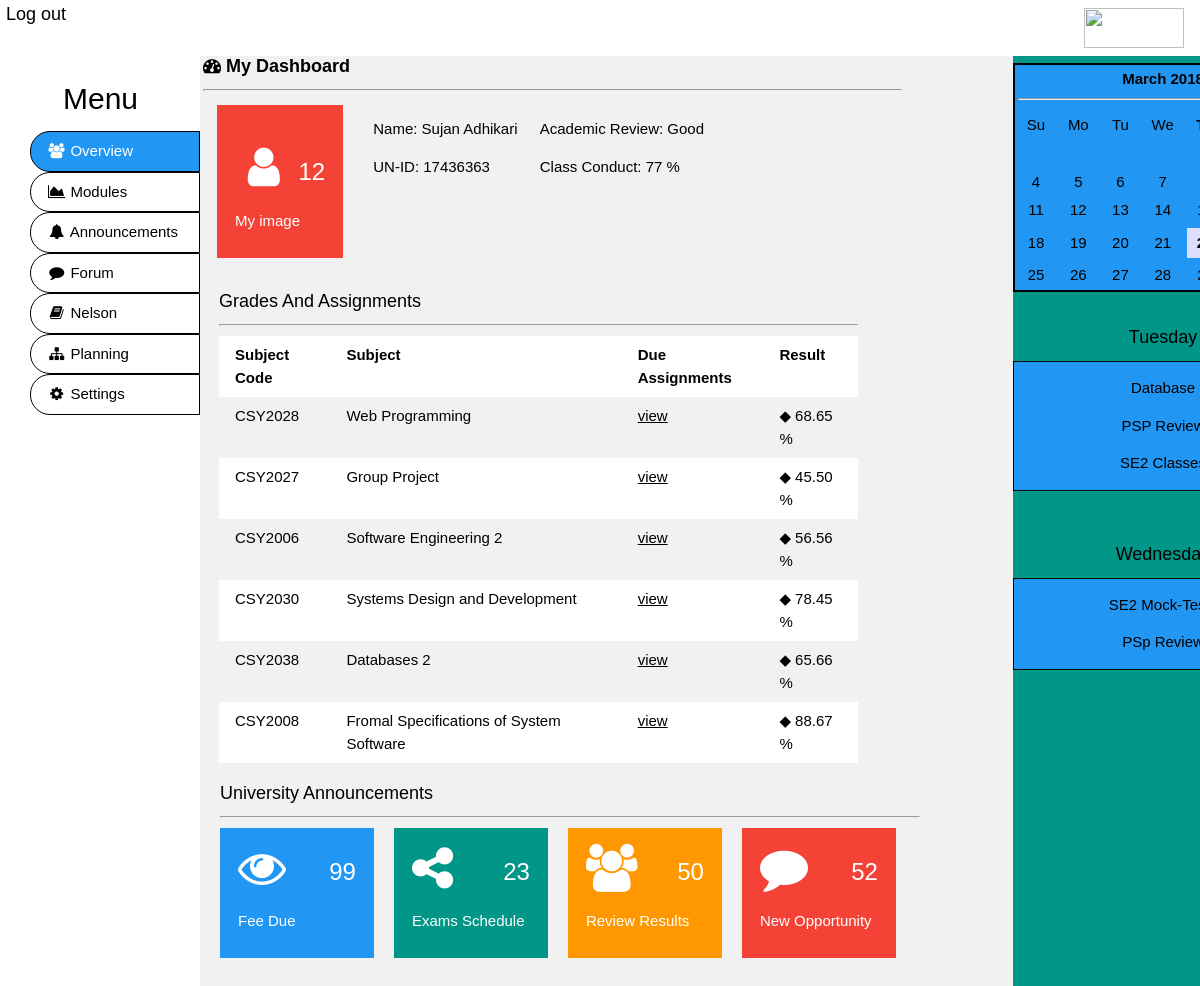
Screenshot of /index.php (signed in) with the database file from the repository.
### tables this page shows
CREATE TABLE `user_login` (
  `user_id` int(11) NOT NULL,
  `user_name` varchar(255) NOT NULL,
  `user_academic_review` varchar(255) NOT NULL,
  `user_un_id` int(11) NOT NULL,
  `user_class_conduct` int(11) NOT NULL,
  `user_email` varchar(255) NOT NULL,
  `user_psw` varchar(255) NOT NULL,
  `profile_image` longblob NOT NULL
);

CREATE TABLE `module_detail` (
  `user_id` int(11) NOT NULL,
  `result` decimal(4,2) NOT NULL,
  `module_id` int(11) NOT NULL
);

### index.php (the view, shortened to what this page needs)
<!DOCTYPE html>
<html>
<?php
 require 'header.php';
?>
<body>
  <?php
               $pdo = new PDO('mysql:host=localhost;dbname=group7_db','root','');
               if(isset($_SESSION['session_login_id']))
               {
                    $stmt = $pdo->prepare("SELECT * FROM user_login WHERE user_id = :login_id");
                    $criteria = [
                    'login_id' => $_SESSION['session_login_id']
                     ];
                $stmt->execute($criteria);
                $take = $stmt->fetch();
                $call_name=$take['user_name'];
                $call_id=$take['user_un_id'];
                $call_review=$take['user_academic_review'];
                $call_conduct=$take['user_class_conduct'];
                $stmt = $pdo->prepare("SELECT * FROM module_detail WHERE (user_id = :login_id AND module_id = '1' )");
                    $criteria = [
                    'login_id' => $_SESSION['session_login_id']
                     ];
                $stmt->execute($criteria);
                $take = $stmt->fetch();
                $call_result1=$take['result'];
                $stmt = $pdo->prepare("SELECT * FROM module_detail WHERE (user_id = :login_id AND module_id = '2' )");
                    $criteria = [
                    'login_id' => $_SESSION['session_login_id']
                     ];
                $stmt->execute($criteria);
                $take = $stmt->fetch();
                $call_result2=$take['result'];
                $stmt = $pdo->prepare("SELECT * FROM module_detail WHERE (user_id = :login_id AND module_id = '3' )");
                    $criteria = [
                    'login_id' => $_SESSION['session_login_id']
                     ];
                $stmt->execute($criteria);
                $take = $stmt->fetch();
                $call_result3=$take['result'];
                $stmt = $pdo->prepare("SELECT * FROM module_detail WHERE (user_id = :login_id AND module_id = '4' )");
                    $criteria = [
                    'login_id' => $_SESSION['session_login_id']
                     ];
                $stmt->execute($criteria);
                $take = $stmt->fetch();
                $call_result4=$take['result'];
                $stmt = $pdo->prepare("SELECT * FROM module_detail WHERE (user_id = :login_id AND module_id = '5' )");
                    $criteria = [
                    'login_id' => $_SESSION['session_login_id']
                     ];
                $stmt->execute($criteria);
                $take = $stmt->fetch();
                $call_result5=$take['result'];
                $stmt = $pdo->prepare("SELECT * FROM module_detail WHERE (user_id = :login_id AND module_id = '6' )");
                    $criteria = [
                    'login_id' => $_SESSION['session_login_id']
                     ];
                $stmt->execute($criteria);
                $take = $stmt->fetch();
                $call_result6=$take['result'];
                }
  ?>
<div class="w3-main" style="margin-left:185px;margin-top:43px;">
<div style="width:72.4%;float: left;">
  <header class="w3-container">
    <h5><b><i class="fa fa-dashboard"></i> My Dashboard<hr></b></h5>
  </header>
  <div class="w3-row-padding w3-margin-bottom">
    <div class="w3-quarter" style="float: left; width:25%;">
      <div class="w3-container w3-red w3-padding-16">
        <div>
        </div>
        <div class="w3-left"><i class="fa fa-fw fa-user" style="font-size: 3em;"></i></div>
        <div class="w3-right">
          <h3>12</h3>
        </div>
        <div class="w3-clear"></div>
        <h4>My image</h4>
      </div>
    </div>
    <div style="float: right; width:75%;">
      <div style="float:left;">
      <p>
        Name:
        <?php
         echo $call_name;
        ?>
      </p>
      <p>UN-ID:
        <?php
         echo $call_id;
        ?>
      </p>
    </div>
    <div style="float:right;">
      <p>Academic Review:
         <?php
         echo $call_review;
        ?>
      </p>
      <p style="margin-right:210px;">Class Conduct:
        <?php
         echo $call_conduct;
        ?>
      %</p>
    </div>
    </div>
  </div>
  <div class="w3-panel">
    <div class="w3-row-padding" style="margin:0 -16px">
      <div class="w3-twothird">
        <h5>Grades And Assignments<hr></h5>
          <table class="w3-table w3-striped w3-white">
          <tr>
            <th>Subject Code</th>
            <th>Subject</th>
            <th>Due Assignments</th>
            <th>Result</th>
          </tr>
          <tr>
            <td>CSY2028</td>
            <td>Web Programming</td>
            <td><a href="#">view</a></td>
            <td>&#9670;
             <?php
         echo $call_result1;
        ?>
            %</td>
          </tr>
          <tr>
            <td>CSY2027</td>
            <td>Group Project</td>
            <td><a href="#">view</a></td>
            <td>&#9670;
              <?php
         echo $call_result2;
        ?>
            %</td>
          </tr>
          <tr>
            <td>CSY2006</td>
            <td>Software Engineering 2</td>
            <td><a href="#">view</a></td>
            <td>&#9670;
               <?php
         echo $call_result3;
        ?>
            %</td>
          </tr>
          <tr>
            <td>CSY2030</td>
            <td>Systems Design and Development</td>
            <td><a href="#">view</a></td>
            <td>&#9670;
                <?php
         echo $call_result4;
        ?>
            %</td>
          </tr>
          <tr>
            <td>CSY2038</td>
            <td>Databases 2</td>
            <td><a href="#">view</a></td>
            <td>&#9670;
               <?php
         echo $call_result5;
        ?>
            %</td>
          </tr>
          <tr>
            <td>CSY2008</td>
            <td>Fromal Specifications of System Software</td>
            <td><a href="#">view</a></td>
            <td>&#9670;
               <?php
         echo $call_result6;
        ?>
            %</td>
          </tr>
        </table>
      </div>
    </div>
  </div>
  <div style="margin-left: 35px; height:250px;">
    <h5>University Announcements<hr></h5>
    <div class="w3-quarter">
      <div class="w3-container w3-blue w3-padding-16">
        <div class="w3-left"><i class="fa fa-eye w3-xxxlarge"></i></div>
        <div class="w3-right">
          <h3>99</h3>
        </div>
        <div class="w3-clear"></div>
        <h4>Fee Due</h4>
      </div>
    </div>
    <div class="w3-quarter" style="margin-left: 20px;">
      <div class="w3-container w3-teal w3-padding-16">
        <div class="w3-left"><i class="fa fa-share-alt w3-xxxlarge"></i></div>
        <div class="w3-right">
          <h3>23</h3>
        </div>
        <div class="w3-clear"></div>
        <h4>Exams Schedule</h4>
      </div>
    </div>
    <div class="w3-quarter" style="margin-left: 20px;">
      <div class="w3-container w3-orange w3-text-white w3-padding-16">
        <div class="w3-left"><i class="fa fa-users w3-xxxlarge"></i></div>
        <div class="w3-right">
          <h3>50</h3>
        </div>
        <div class="w3-clear"></div>
        <h4>Review Results</h4>
      </div>
    </div>
    <div class="w3-quarter" style="margin-left: 20px;">
      <div class="w3-container w3-red w3-padding-16">
        <div class="w3-left"><i class="fa fa-comment w3-xxxlarge"></i></div>
        <div class="w3-right">
          <h3>52</h3>
        </div>
        <div class="w3-clear"></div>
        <h4>New Opportunity</h4>
      </div>
    </div>
  </div>
</div>
<div class="right-bar" style="width:25%;float:right;height:100%;background-color:#009688;position: fixed;z-index: 1;margin-left:828px;">
<center style="margin-top: 20px;">
</center>
<br/>
<center>
  <h5>Tuesday</h5>
  <div style="max-height:200px;max-width: 310px;background-color: #2196F3;border: 1px solid black">
    <p>Database</p>
    <p>PSP Review</p>
    <p>SE2 Classes</p>
  </div>
</center>
<center style="margin-top: 50px;">
  <h5>Wednesday</h5>
  <div style="max-height:200px;max-width: 310px;background-color: #2196F3;border: 1px solid black">
    <p>SE2 Mock-Tests</p>
    <p>PSp Review</p>
  </div>
</center>
</div>
</body>
</html>

### css/w3.css (style rules this page uses)
html { box-sizing:border-box }
*,*:before,*:after { box-sizing:inherit }
html { -ms-text-size-adjust:100%;-webkit-text-size-adjust:100% }
body { margin:0 }
article,aside,details,figcaption,figure,footer,header,main,menu,nav,section,summary { display:block }
a { background-color:transparent;-webkit-text-decoration-skip:objects }
hr { box-sizing:content-box;height:0;overflow:visible }
html,body { font-family:Verdana,sans-serif;font-size:15px;line-height:1.5 }
html { overflow-x:hidden }
h3 { font-size:24px }
h4 { font-size:15px }
h5 { font-size:18px }
h1,h2,h3,h4,h5,h6 { font-family:"Segoe UI",Arial,sans-serif;font-weight:400;margin:10px 0 }
hr { border:0;border-top:1px solid #eee;margin:20px 0 }
a { color:inherit }
.w3-table,.w3-table-all { border-collapse:collapse;border-spacing:0;width:100%;display:table }
.w3-striped tbody tr:nth-child(even) { background-color:#f1f1f1 }
.w3-table td,.w3-table th,.w3-table-all td,.w3-table-all th { padding:8px 8px;display:table-cell;text-align:left;vertical-align:top }
.w3-table th:first-child,.w3-table td:first-child,.w3-table-all th:first-child,.w3-table-all td:first-child { padding-left:16px }
.w3-main,#main { transition:margin-left .4s }
.w3-container:after,.w3-container:before,.w3-panel:after,.w3-panel:before,.w3-row:after,.w3-row:before,.w3-row-padding:after,.w3-row-padding:before, .w3-cell-row:before,.w3-cell-row:after,.w3-clear:after,.w3-clear:before,.w3-bar:before,.w3-bar:after { content:"";display:table;clear:both }
.w3-col,.w3-half,.w3-third,.w3-twothird,.w3-threequarter,.w3-quarter { float:left;width:100% }
@media (min-width:601px) { .w3-col.m3,.w3-quarter { width:22% } }
@media (min-width:601px) { .w3-col.m8,.w3-twothird { width:100% } }
.w3-row-padding,.w3-row-padding>.w3-half,.w3-row-padding>.w3-third,.w3-row-padding>.w3-twothird,.w3-row-padding>.w3-threequarter,.w3-row-padding>.w3-quarter,.w3-row-padding>.w3-col { padding:2px 30px 0px 16px }
.w3-container,.w3-panel { padding:0.01em 18px }
.w3-panel { margin-top:16px;margin-bottom:16px }
.w3-xxxlarge { font-size:48px!important }
.w3-margin-bottom { margin-bottom:16px!important }
.w3-padding-16 { padding-top:16px!important;padding-bottom:16px!important }
.w3-left { float:left!important }
.w3-right { float:right!important }
.w3-blue,.w3-hover-blue:hover { color:#fff!important;background-color:#2196F3!important }
.w3-orange,.w3-hover-orange:hover { color:#000!important;background-color:#ff9800!important }
.w3-red,.w3-hover-red:hover { color:#fff!important;background-color:#f44336!important }
.w3-teal,.w3-hover-teal:hover { color:#fff!important;background-color:#009688!important }
.w3-white,.w3-hover-white:hover { color:#000!important;background-color:#fff!important }
.w3-light-grey,.w3-hover-light-grey:hover,.w3-light-gray,.w3-hover-light-gray:hover { color:#000!important;background-color:#f1f1f1!important }
.w3-text-white,.w3-hover-text-white:hover { color:#fff!important }
hr { display: block; margin-top: 0.5em; margin-bottom: 0.5em; margin-left: auto; margin-right: auto; border-style: inset; border-width: 1px; }

### header.php (style rules this page uses)
html,body,h1,h2,h3,h4,h5 { font-family: "Raleway", sans-serif }

### rows the page displays
user_login: user_name "Sujan Adhikari", user_un "17436363", user_academic_review "Good", user_class_conduct "77"
module_detail: result "68.65"
module_detail: result "45.50"
module_detail: result "56.56"
module_detail: result "78.45"
module_detail: result "65.66"
module_detail: result "88.67"
